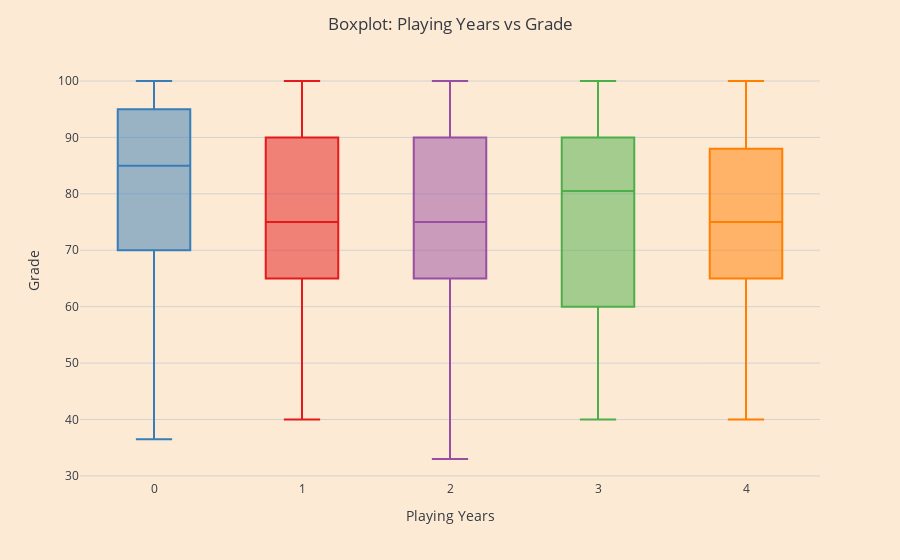

Notebook code for this chart:
### Code cell
# Run eerste deze cel voordat je verder gaat 

# Hieronder de libraries die gebruikt zijn
import pandas as pd
import plotly.express as px
import plotly.graph_objects as go

# Hieronder laad je de datasets in
df1 = pd.read_csv("StudentPerformanceFactors.csv")
df2 = pd.read_csv("gameandgrade.csv")
df3 = pd.read_csv("ResearchInformation3.csv")

# Letop! krijg je een error dan heb je waarschijlijk een andere naam aan de datasets gegeven 
# of de datasets staan niet in dezelfde map als de jupyter notebook 

df2["Grade"] = pd.to_numeric(df2["Grade"], errors="coerce")

# Boxplot in Plotly
fig = px.box(
    df2,
    x="Playing Years",
    y="Grade",
    color="Playing Years",  # vergelijkbaar met hue in Seaborn
    color_discrete_sequence=px.colors.qualitative.Set1
)

# Layout aanpassen
fig.update_layout(
    title="Boxplot: Playing Years vs Grade",
    xaxis_title="Playing Years",
    yaxis_title="Grade",
    showlegend=False,
    yaxis=dict(gridcolor='lightgray')
)

fig.show()

### Figure 1 — Plotly figure (JSON) as saved in the notebook; plotly's stock layout.template omitted (floating-point values rounded to 4 significant figures; data arrays with more than 128 entries replaced by an {"elided": "..."} marker saying what was removed)
{"data": [{"alignmentgroup": "True", "hovertemplate": "Playing Years=%{x}<br>Grade=%{y}<extra></extra>", "legendgroup": "1", "marker": {"color": "rgb(228,26,28)"}, "name": "1", "notched": false, "offsetgroup": "1", "orientation": "v", "showlegend": true, "type": "box", "x": {"elided": "193 int values"}, "x0": " ", "xaxis": "x", "y": {"elided": "193 float values"}, "y0": " ", "yaxis": "y"}, {"alignmentgroup": "True", "hovertemplate": "Playing Years=%{x}<br>Grade=%{y}<extra></extra>", "legendgroup": "0", "marker": {"color": "rgb(55,126,184)"}, "name": "0", "notched": false, "offsetgroup": "0", "orientation": "v", "showlegend": true, "type": "box", "x": {"elided": "227 int values"}, "x0": " ", "xaxis": "x", "y": {"elided": "227 float values"}, "y0": " ", "yaxis": "y"}, {"alignmentgroup": "True", "hovertemplate": "Playing Years=%{x}<br>Grade=%{y}<extra></extra>", "legendgroup": "3", "marker": {"color": "rgb(77,175,74)"}, "name": "3", "notched": false, "offsetgroup": "3", "orientation": "v", "showlegend": true, "type": "box", "x": [3, 3, 3, 3, 3, 3, 3, 3, 3, 3, 3, 3, 3, 3, 3, 3, 3, 3, 3, 3, 3, 3, 3, 3, 3, 3, 3, 3, 3, 3, 3, 3, 3, 3, 3, 3, 3, 3, 3, 3, 3, 3, 3, 3, 3, 3, 3, 3, 3, 3, 3, 3, 3, 3, 3, 3, 3, 3, 3, 3, 3, 3, 3, 3, 3, 3, 3, 3, 3, 3, 3, 3, 3, 3, 3, 3, 3, 3, 3, 3, 3, 3, 3, 3, 3, 3, 3, 3, 3, 3, 3, 3, 3, 3, 3, 3, 3, 3, 3], "x0": " ", "xaxis": "x", "y": [45.0, 90.0, 95.0, 87.0, 45.0, 100.0, 65.0, 90.0, 50.0, 65.0, 40.0, 48.0, 90.0, 86.0, 55.0, 80.0, 70.0, 57.0, 80.0, 80.0, 76.0, 55.0, 98.0, 50.0, 60.0, 75.0, 50.0, 55.0, 70.0, 50.0, 50.0, 90.0, 85.0, 60.0, 70.0, 80.5, 95.0, 55.5, 80.0, 75.0, 52.0, 62.0, 88.0, 60.0, 95.0, 65.0, 90.5, 90.0, 100.0, 100.0, 92.0, 85.0, 85.0, 100.0, 100.0, 100.0, 100.0, 100.0, 100.0, 100.0, 85.0, 90.0, 90.0, 100.0, 100.0, 100.0, 50.0, 72.0, 85.0, 78.0, 85.3, 92.5, 60.0, 90.0, 80.0, 65.0, 85.0, 79.0, 90.0, 90.0, 100.0, 100.0, 85.0, 70.0, 80.0, 90.0, 90.0, 70.0, 77.0, 96.0, 85.0, 85.0, 55.0, 60.0, 55.5, 89.0, 40.0, 57.0, 50.0], "y0": " ", "yaxis": "y"}, {"alignmentgroup": "True", "hovertemplate": "Playing Years=%{x}<br>Grade=%{y}<extra></extra>", "legendgroup": "2", "marker": {"color": "rgb(152,78,163)"}, "name": "2", "notched": false, "offsetgroup": "2", "orientation": "v", "showlegend": true, "type": "box", "x": {"elided": "137 int values"}, "x0": " ", "xaxis": "x", "y": {"elided": "137 float values"}, "y0": " ", "yaxis": "y"}, {"alignmentgroup": "True", "hovertemplate": "Playing Years=%{x}<br>Grade=%{y}<extra></extra>", "legendgroup": "4", "marker": {"color": "rgb(255,127,0)"}, "name": "4", "notched": false, "offsetgroup": "4", "orientation": "v", "showlegend": true, "type": "box", "x": [4, 4, 4, 4, 4, 4, 4, 4, 4, 4, 4, 4, 4, 4, 4, 4, 4, 4, 4, 4, 4, 4, 4, 4, 4, 4, 4, 4, 4, 4, 4, 4, 4, 4, 4, 4, 4, 4, 4, 4, 4, 4, 4, 4, 4, 4, 4, 4, 4, 4, 4, 4, 4, 4, 4, 4, 4, 4, 4, 4, 4, 4, 4, 4, 4, 4, 4, 4, 4, 4, 4, 4, 4, 4, 4, 4, 4, 4, 4, 4, 4, 4, 4, 4, 4, 4, 4, 4, 4, 4, 4, 4, 4, 4, 4, 4, 4, 4, 4, 4, 4, 4, 4, 4, 4, 4, 4, 4, 4, 4, 4, 4, 4, 4], "x0": " ", "xaxis": "x", "y": [80.0, 74.0, 76.5, 80.0, 50.0, 69.0, 60.0, 60.0, 65.0, 95.0, 80.0, 65.0, 70.0, 92.0, 85.0, 93.0, 77.0, 93.0, 55.0, 50.0, 65.0, 50.0, 55.0, 40.0, 50.0, 45.0, 71.0, 70.0, 87.0, 86.0, 45.0, 88.0, 80.0, 67.0, 73.0, 40.0, 80.0, 55.0, 50.0, 55.0, 75.0, 75.0, 80.0, 98.0, 99.0, 87.0, 70.0, 60.0, 70.0, 90.0, 83.5, 70.0, 67.0, 88.0, 75.0, 91.0, 93.0, 50.0, 80.0, 85.0, 95.0, 85.0, 65.0, 40.0, 100.0, 80.0, 100.0, 80.0, 90.0, 85.0, 100.0, 100.0, 70.0, 100.0, 100.0, 97.0, 90.0, 80.0, 95.0, 100.0, 100.0, 100.0, 60.0, 100.0, 100.0, 87.0, 65.0, 63.0, 50.0, 76.0, 80.0, 65.0, 90.0, 85.0, 80.0, 65.0, 60.5, 55.0, 66.0, 83.5, 70.0, 75.0, 55.3, 70.0, 70.0, 60.0, 60.0, 65.0, 61.0, 70.0, 70.0, 75.0, 82.0, 100.0], "y0": " ", "yaxis": "y"}], "layout": {"autosize": true, "boxmode": "overlay", "legend": {"title": {"text": "Playing Years"}, "tracegroupgap": 0}, "margin": {"t": 60}, "showlegend": false, "title": {"text": "Boxplot: Playing Years vs Grade"}, "xaxis": {"anchor": "y", "autorange": true, "categoryarray": [1, 0, 3, 2, 4], "categoryorder": "array", "domain": [0, 1], "range": [-0.5, 4.5], "title": {"text": "Playing Years"}, "type": "linear"}, "yaxis": {"anchor": "x", "autorange": true, "domain": [0, 1], "gridcolor": "lightgray", "range": [29.28, 103.7], "title": {"text": "Grade"}, "type": "linear"}}}
